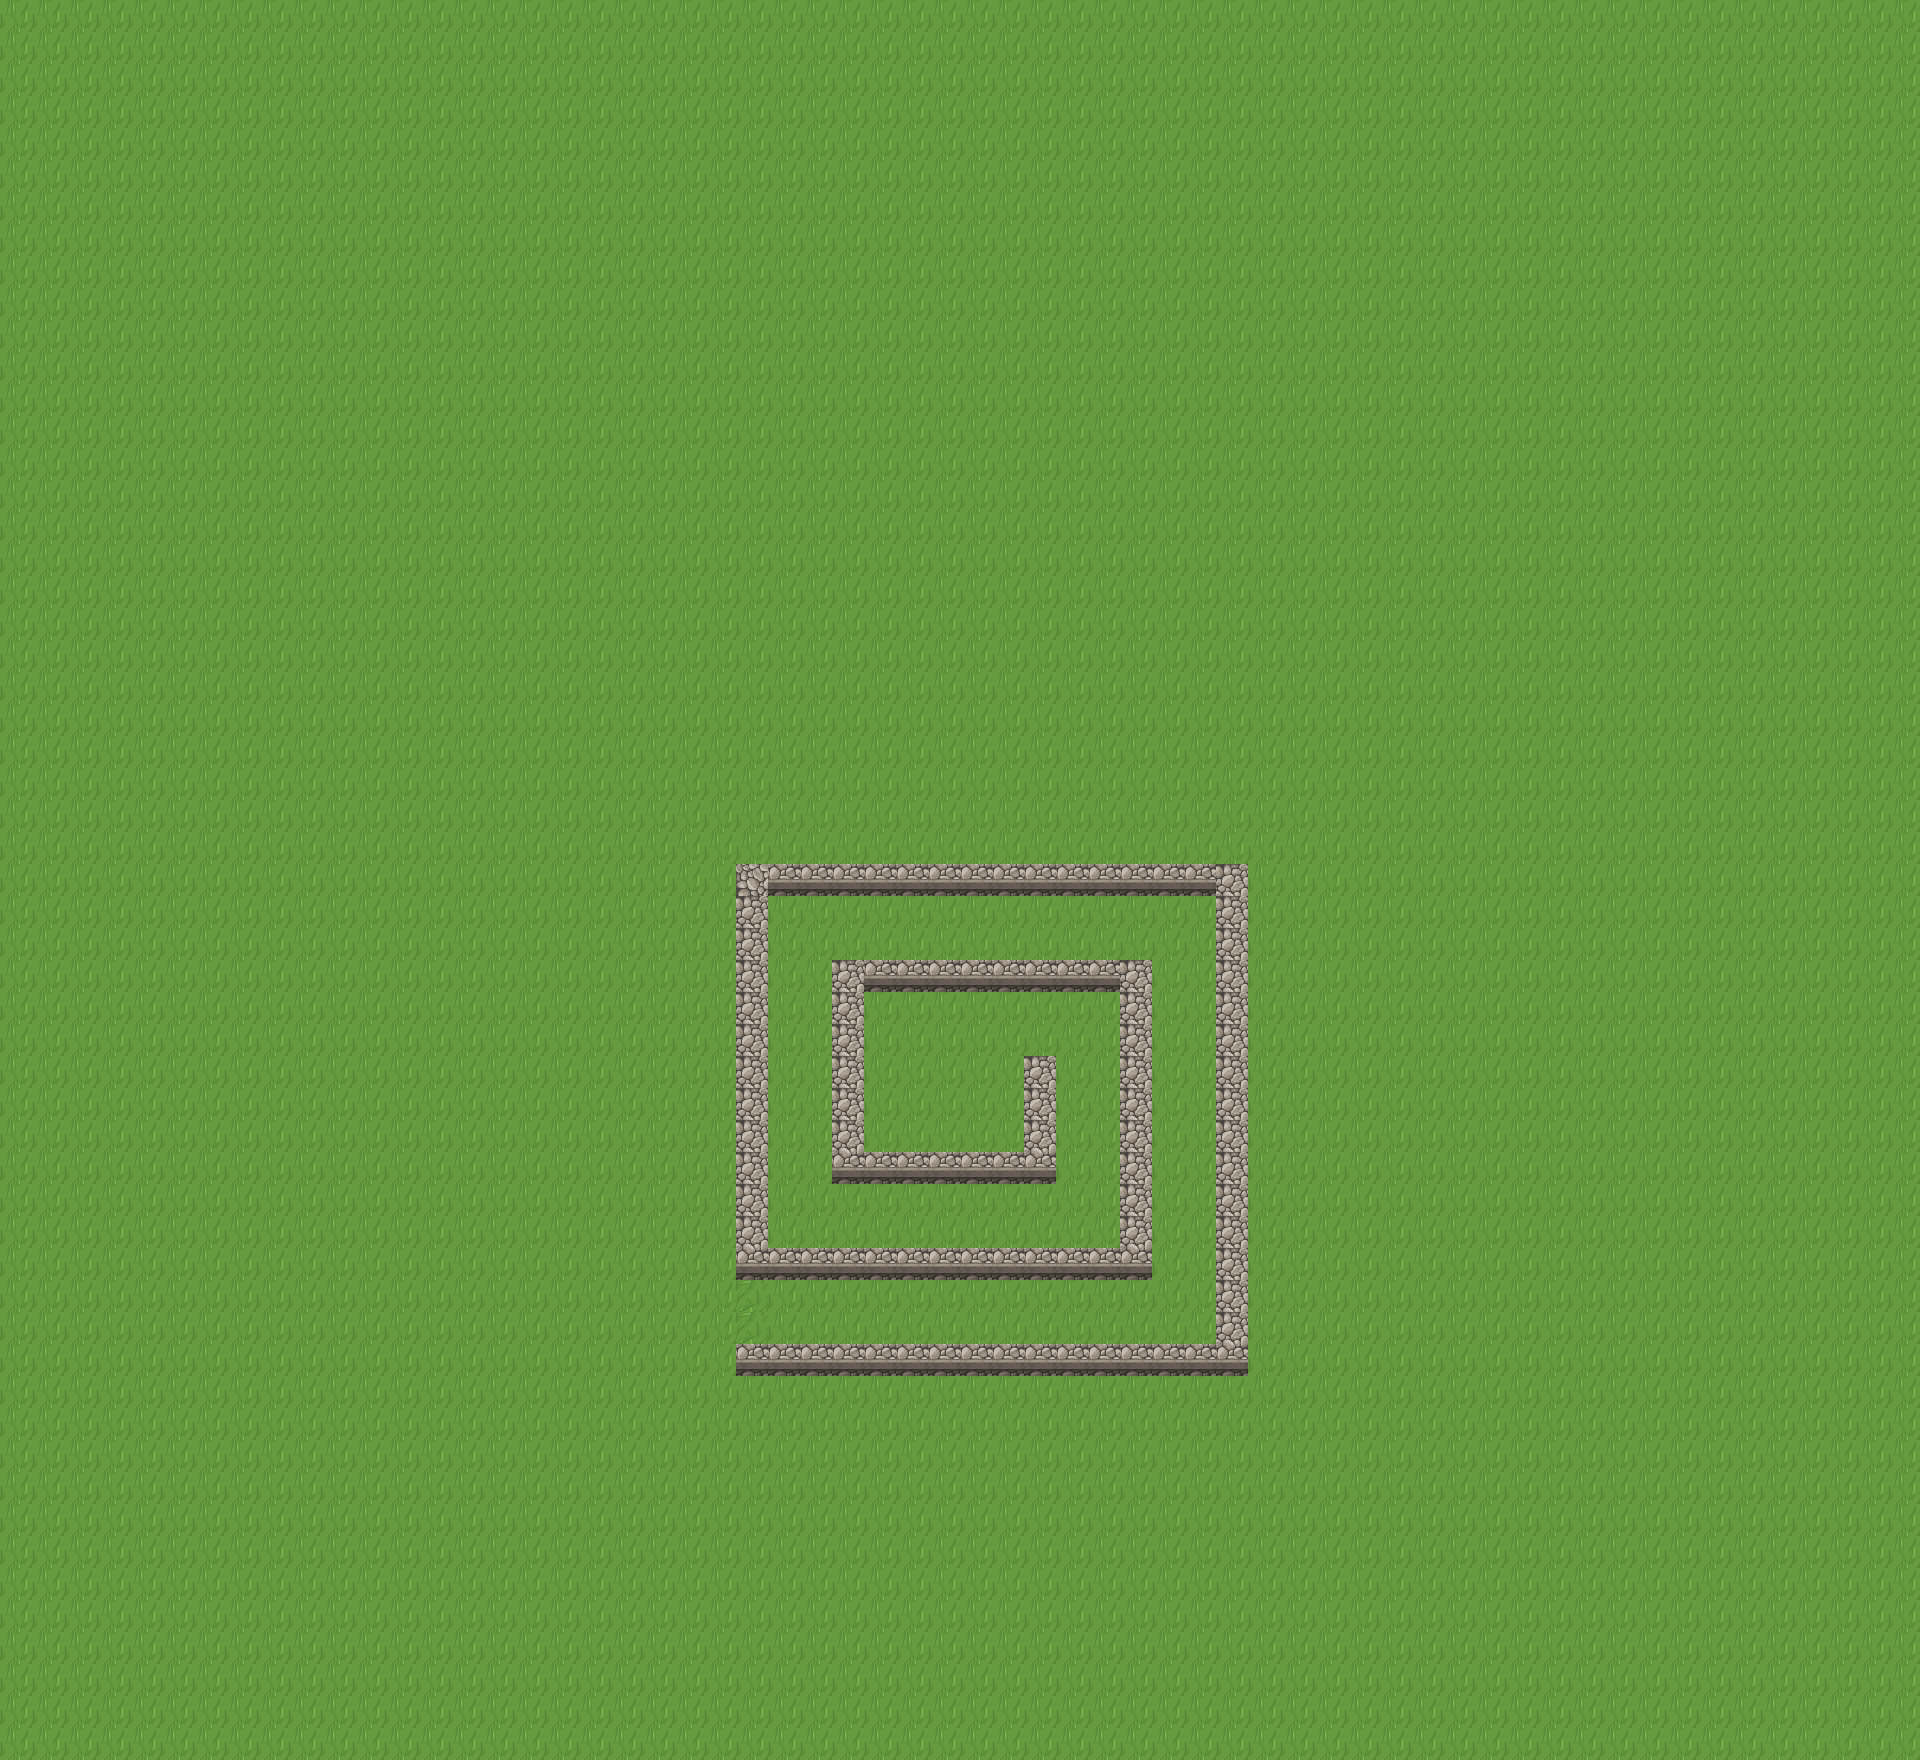

This game map was drawn from its Tiled (.tmx) file and the tilesets committed beside it. A one-line description and the trimmed map source follow:
An orthogonal 60x55 tile map with 32x32 px tiles, 1 tile layer (Grass), 2 tilesets.

<map version="1.2" tiledversion="1.2.5" orientation="orthogonal" renderorder="left-down" width="60" height="55" tilewidth="32" tileheight="32" infinite="0" nextlayerid="14" nextobjectid="1">
 <tileset firstgid="1" name="Walls" tilewidth="32" tileheight="32" tilecount="312" columns="13">
  <image source="walls.png" width="432" height="768" />
  <tile id="40">
   <properties>
    <property name="Attackable" type="bool" value="true" />
   </properties>
  </tile>
  <tile id="53">
   <properties>
    <property name="Attackable" type="bool" value="true" />
   </properties>
  </tile>
  <tile id="126">
   <properties>
    <property name="Attackable" type="bool" value="true" />
   </properties>
  </tile>
  <tile id="139">
   <properties>
    <property name="Attackable" type="bool" value="true" />
   </properties>
  </tile>
 </tileset>
 <tileset firstgid="313" name="Grass" tilewidth="32" tileheight="32" tilecount="375" columns="25">
  <image source="fullGrass tile.png" width="827" height="496" />
  <tile id="0">
   <properties>
    <property name="IsGrass" type="bool" value="true" />
   </properties>
  </tile>
  <tile id="1">
   <properties>
    <property name="attractionPoint" type="bool" value="true" />
   </properties>
  </tile>
 </tileset>
 <layer id="13" name="Grass" width="60" height="55">
  <data>[3300 cells, 3300 non-empty, 4 distinct tile ids]</data>
 </layer>
</map>
